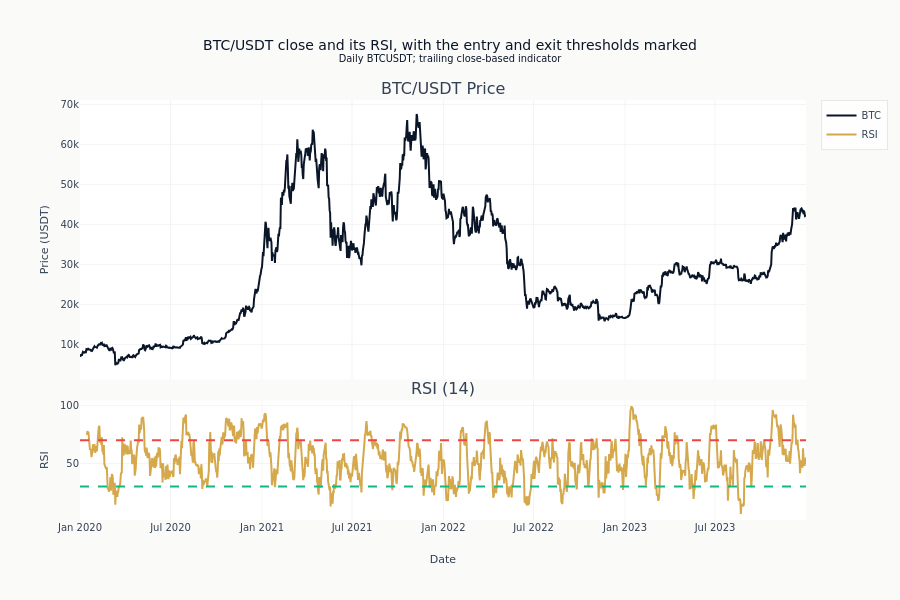

Notebook code cell kept with this figure:
### Code cell
fig = make_subplots(
    rows=2,
    cols=1,
    shared_xaxes=True,
    vertical_spacing=0.05,
    row_heights=[0.7, 0.3],
    subplot_titles=["BTC/USDT Price", f"RSI ({RSI_WINDOW})"],
)

fig.add_trace(
    go.Scatter(x=close.index, y=close, name="BTC", line=dict(color=COLORS["blue"])),
    row=1,
    col=1,
)

fig.add_trace(
    go.Scatter(x=rsi_series.index, y=rsi_series, name="RSI", line=dict(color=COLORS["amber"])),
    row=2,
    col=1,
)

fig.add_hline(y=RSI_LOWER, line_dash="dash", line_color=COLORS["positive"], row=2, col=1)
fig.add_hline(y=RSI_UPPER, line_dash="dash", line_color=COLORS["negative"], row=2, col=1)

fig.update_layout(
    height=600,
    title=(
        "BTC/USDT close and its RSI, with the entry and exit thresholds marked"
        "<br><sup>Daily BTCUSDT; trailing close-based indicator</sup>"
    ),
    showlegend=True,
    xaxis2_title="Date",
    yaxis_title="Price (USDT)",
    yaxis2_title="RSI",
)
show_plotly_with_alt(
    fig,
    (
        "Two stacked panels on a shared date axis. The upper panel is the BTC/USDT daily "
        f"close in USDT. The lower panel is the {RSI_WINDOW}-period RSI computed from those "
        "same closes, in amber, with dashed horizontal lines at the entry and exit "
        "thresholds. Stacked on one date axis so the indicator and the thresholds that act on "
        "it can be read against the price history they are derived from."
    ),
)

### Figure 1 — Plotly figure (JSON) as saved in the notebook; plotly's stock layout.template omitted (floating-point values rounded to 4 significant figures; data arrays with more than 128 entries replaced by an {"elided": "..."} marker saying what was removed)
{"data": [{"line": {"color": "#0a1628"}, "name": "BTC", "type": "scatter", "x": {"elided": "1461 str values"}, "xaxis": "x", "y": {"elided": "1461 float values"}, "yaxis": "y"}, {"line": {"color": "#D4A84B"}, "name": "RSI", "type": "scatter", "x": {"elided": "1461 str values"}, "xaxis": "x2", "y": {"elided": "1461 float values"}, "yaxis": "y2"}], "layout": {"annotations": [{"font": {"size": 16}, "showarrow": false, "text": "BTC/USDT Price", "x": 0.5, "xanchor": "center", "xref": "paper", "y": 1.0, "yanchor": "bottom", "yref": "paper"}, {"font": {"size": 16}, "showarrow": false, "text": "RSI (14)", "x": 0.5, "xanchor": "center", "xref": "paper", "y": 0.285, "yanchor": "bottom", "yref": "paper"}], "height": 600, "shapes": [{"line": {"color": "#10b981", "dash": "dash"}, "type": "line", "x0": 0, "x1": 1, "xref": "x2 domain", "y0": 30, "y1": 30, "yref": "y2"}, {"line": {"color": "#ef4444", "dash": "dash"}, "type": "line", "x0": 0, "x1": 1, "xref": "x2 domain", "y0": 70, "y1": 70, "yref": "y2"}], "showlegend": true, "title": {"text": "BTC/USDT close and its RSI, with the entry and exit thresholds marked<br><sup>Daily BTCUSDT; trailing close-based indicator</sup>"}, "xaxis": {"anchor": "y", "domain": [0.0, 1.0], "matches": "x2", "showticklabels": false}, "xaxis2": {"anchor": "y2", "domain": [0.0, 1.0], "title": {"text": "Date"}}, "yaxis": {"anchor": "x", "domain": [0.335, 1.0], "title": {"text": "Price (USDT)"}}, "yaxis2": {"anchor": "x2", "domain": [0.0, 0.285], "title": {"text": "RSI"}}}}
